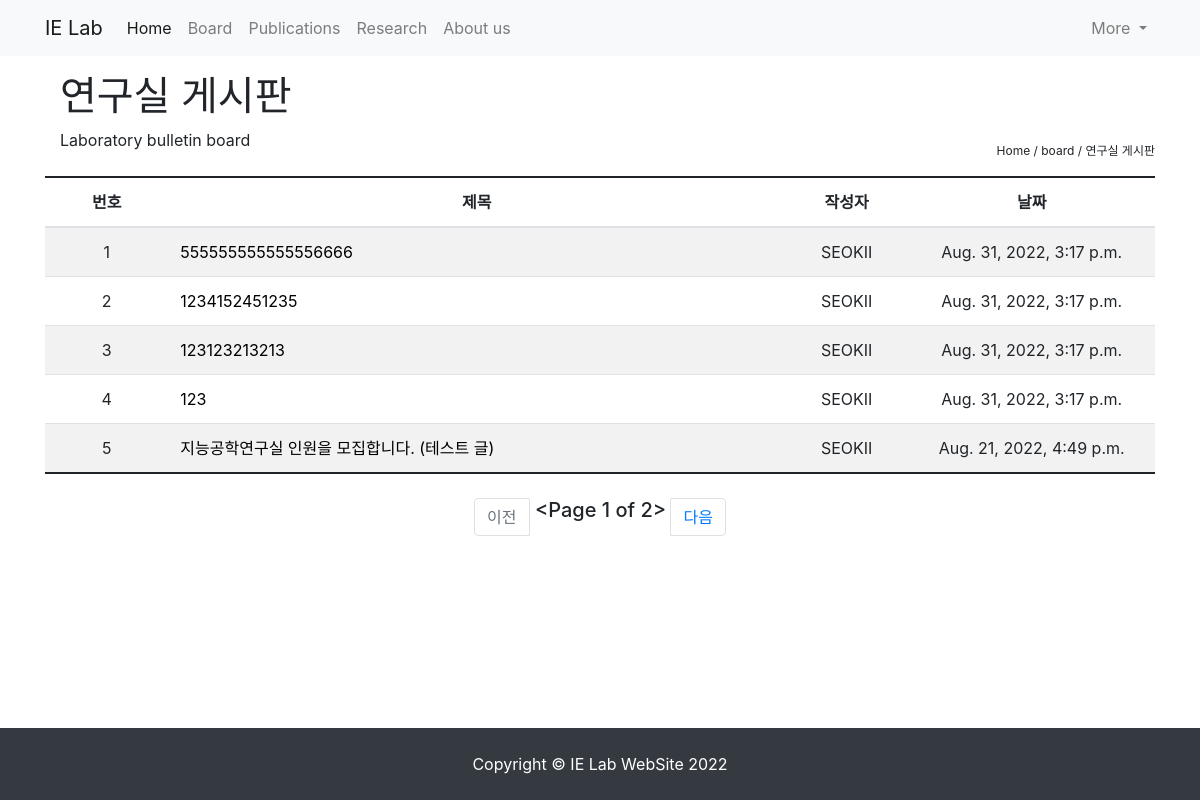
/blog/, run on an earlier commit of the app's database.
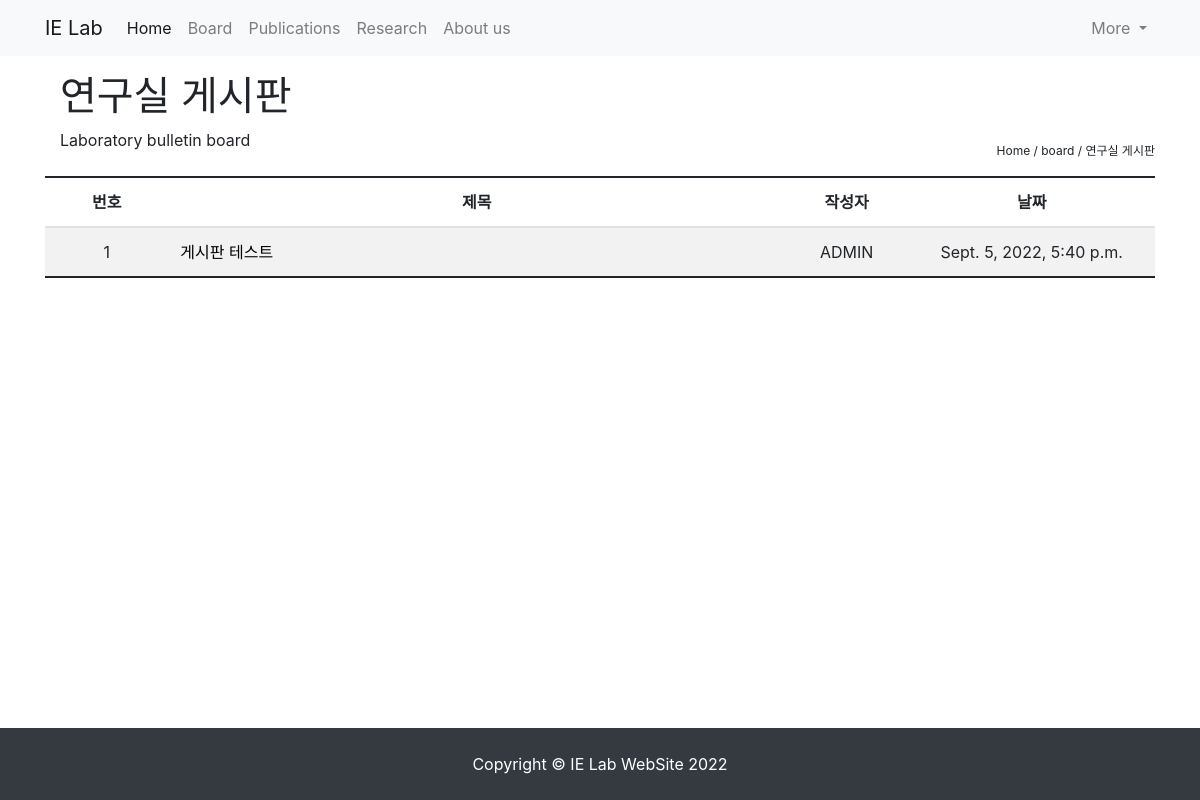
And on a later commit of the database.
### blog/models.py (models this page shows, shortened)
class Post(models.Model):
    title = models.CharField(max_length=100)
    hook_text = models.CharField(max_length=100, blank=True)
    content = MarkdownxField()
    head_image = models.ImageField(upload_to='blog/images/%Y/%m/%d/', blank=True)
    file_upload = models.FileField(upload_to='blog/files/%Y/%m/%d/', blank=True)
    created_at = models.DateTimeField(auto_now_add=True)
    updated_at = models.DateTimeField(auto_now=True)
    author = models.ForeignKey(User, null=True, on_delete=models.SET_NULL)
    def get_absolute_url(self):
        return f'/blog/{self.pk}/'

### blog/views.py (the view)
# urls.py: path('', views.PostList.as_view()),
class PostList(ListView):
    model = Post
    ordering = '-pk'
    template_name = 'blog/blog_list.html'
    paginate_by = 5

### blog/templates/blog/blog_list.html (shortened to what this page needs)
{% extends 'blog/base.html' %}
{% block main_area %}
<section id="lab-page-title" class="page-title-parallax page-title-dark" style="background-image: url('/webdata/lab/hair/pageimage/6e2z95azd1dz87bzb45za8az67czd9dzb0dz353zf1.jpg');">
  <div class="container clearfix">
    <h1>연구실 게시판</h1>
    <span class="hidden-xs hidden-sm ">Laboratory bulletin board</span>
    <ol class ="ol-1">
      <li style="display: inline-block;">Home /</li>
      <li style="display: inline-block;">board /</li>
      <li style="display: inline-block;">연구실 게시판</li>
    </ol>
  </div>
</section>
    <br>
<div class="board_list_wrap">
    <table class="board_list table table-striped table-hover" style="border-top: 2px solid;border-bottom: 2px solid;">
    <thead>
    <tr>
        <th style="width: 10%; text-align: center;">번호</th>
        <th style="width: 50%; text-align: center;">제목</th>
        <th style="width: 10%; text-align: center;">작성자</th>
        <th style="width: 20%; text-align: center;">날짜</th>
    </tr>
    </thead>
        <tbody class="table-group-divider">
        {% if post_list.exists %}
            {% for p in post_list %}
                <tr class="{% if forloop.counter %}{% endif %}">
                    <td style="text-align:center;">{{ forloop.counter }}</td>
                    <td style="text-align:left; "><a style="color:black; " href="{{ p.get_absolute_url }}" >{{ p.title }}</a></td>
                    <td style="text-align:center;">{{ p.author | upper }}</td>
                    <td style="text-align:center;">{{ p.created_at }}</td>
                </tr>
                {% endfor %}
        {% else %}
            <h3>아직 게시물이 없습니다!</h3>
            <br>
            <br>
        {% endif %}
        </tbody>
    </table>
    {% if is_paginated %}
    <ul class="pagination justify-content-center my-4">
        {% if page_obj.has_previous %}
            <li class="page-item">
                <a class="page-link" href="?page={{ page_obj.previous_page_number }}">이전</a>
            </li>
        {% else %}
            <li class="page-item disabled">
                <a class="page-link" href="#">이전</a>
            </li>
        {% endif %}
        <h5>&nbsp;{{ page_obj }}&nbsp;</h5>
        {% if page_obj.has_next %}
            <li class="page-item">
                <a class="page-link" href="?page={{ page_obj.next_page_number }}">다음</a>
            </li>
        {% else %}
            <li class="page-item disabled">
                <a class="page-link" href="#">다음</a>
            </li>
        {% endif %}
    </ul>
    {% endif %}
</div>
{% endblock %}

### blog/templates/blog/base.html (shortened to what this page needs)
<!DOCTYPE html>
{% load static %}
<html lang="en">
<head>
    <link href="{% static 'blog/bootstrap/bootstrap.min.css' %}" rel="stylesheet" media="screen">
    <link rel="stylesheet" href="{% static 'blog/css/board.css' %}" media="screen">
</head>
<body>
    {% include 'blog/navbar.html' %}
    <div class="container my-3">
        <div class="row">
            <div class="col-md-10 col-lg-12" id="main-area">
                {% block main_area %}
                {% endblock %}
            </div>
        </div>
    </div>
    <div class="fixed-bottom">
        {% include 'blog/footer.html' %}
    </div>
</body>
</html>

### blog/templates/blog/navbar.html (shortened to what this page needs)
<!DOCTYPE html>
<html lang="ko">
{% load static %}
<head>
    <link rel="stylesheet" href="{% static 'blog/bootstrap/bootstrap.min.css' %}" media="screen">
</head>
<body>
    <nav class="navbar navbar-expand-lg navbar-light bg-light">
        <div class="container">
            <a class="navbar-brand" href="/">IE Lab</a>
            <div class="collapse navbar-collapse" id="navbarNavDropdown">
                <ul class="navbar-nav">
                    <li class="nav-item active">
                        <a class="nav-link" href="/">Home</a>
                    </li>
                    <li class="nav-item">
                        <a class="nav-link" href="/blog">Board</a>
                    </li>
                    <li class="nav-item">
                        <a class="nav-link" href="/publications">Publications</a>
                    </li>
                    <li class="nav-item">
                        <a class="nav-link" href="/research">Research</a>
                    </li>
                    <li class="nav-item">
                        <a class="nav-link" href="/about_us">About us</a>
                    </li>
                </ul>
                <ul class="navbar-nav ml-auto">
                    <li class="nav-item dropdown">
                        <a class="nav-link dropdown-toggle" href="#" id="navbarDropdownMenuLink" role="button" data-toggle="dropdown" aria-expanded="false">
                            More
                        </a>
                    </li>
                </ul>
            </div>
        </div>
    </nav>
</body>
</html>

### blog/templates/blog/footer.html (shortened to what this page needs)
<!DOCTYPE html>
<html lang="ko">
{% load static %}
<head>
    <link rel="stylesheet" href="{% static 'blog/bootstrap/bootstrap.min.css' %}" media="screen">
</head>
<body>
    <footer class="py-4 bg-dark">
        <div class="container">
            <p class="m-0 text-center text-white">
                Copyright &copy; IE Lab WebSite 2022
            </p>
        </div>
    </footer>
</body>
</html>

### blog/static/blog/css/board.css (style rules this page uses)
.ol-1 { position: absolute !important; width: auto !important; left: auto !important; right: 15px !important; margin: -10px 0 0 0 !important; background-color: transparent !important; padding: 0 !important; font-size: 12px; }

What changed in the data, as far as the page shows it:
removed Post: title "555555555555556666", author "SEOKII", created_at "Aug. 31, 2022, 3:17 p.m."
removed Post: title "1234152451235", author "SEOKII", created_at "Aug. 31, 2022, 3:17 p.m."
removed Post: title "123123213213", author "SEOKII", created_at "Aug. 31, 2022, 3:17 p.m."
removed Post: title "123", author "SEOKII", created_at "Aug. 31, 2022, 3:17 p.m."
removed Post: title "지능공학연구실 인원을 모집합니다. (테스트 글)", author "SEOKII", created_at "Aug. 21, 2022, 4:49 p.m."
added Post: title "게시판 테스트", author "ADMIN", created_at "Sept. 5, 2022, 5:40 p.m."
Also different on the page:
{{ page_obj }}: "<Page 1 of 2>" → (not shown)
text no longer shown: "이전 다음"
